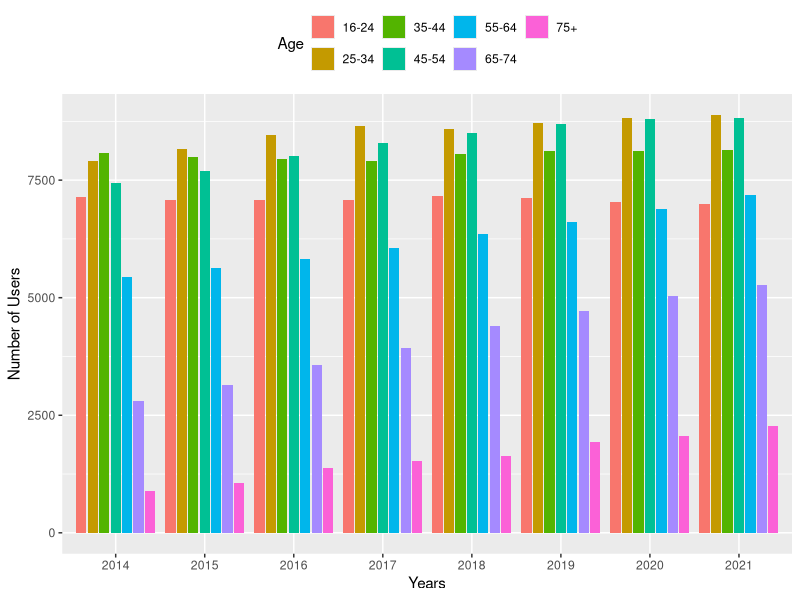
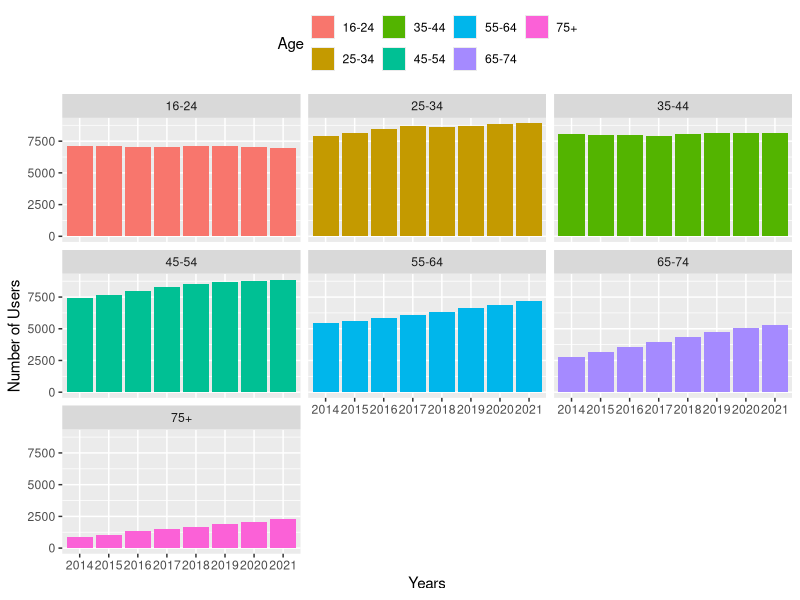
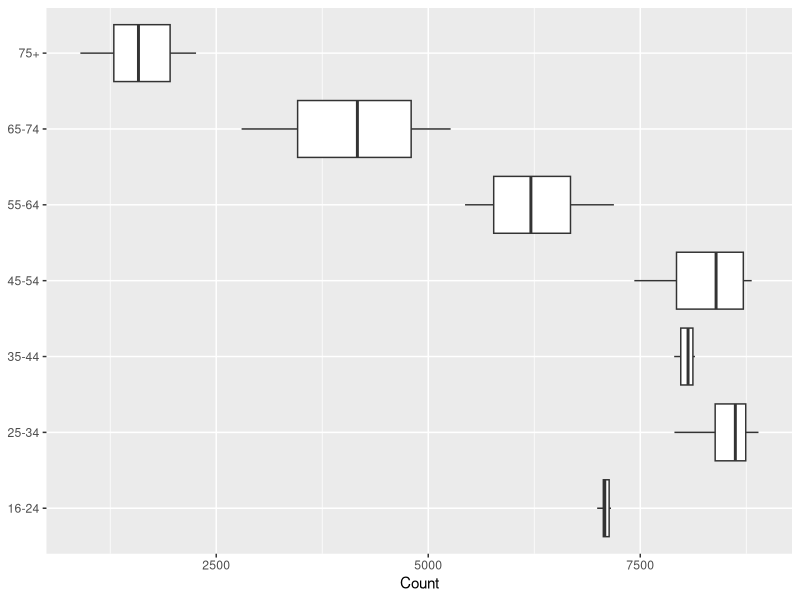
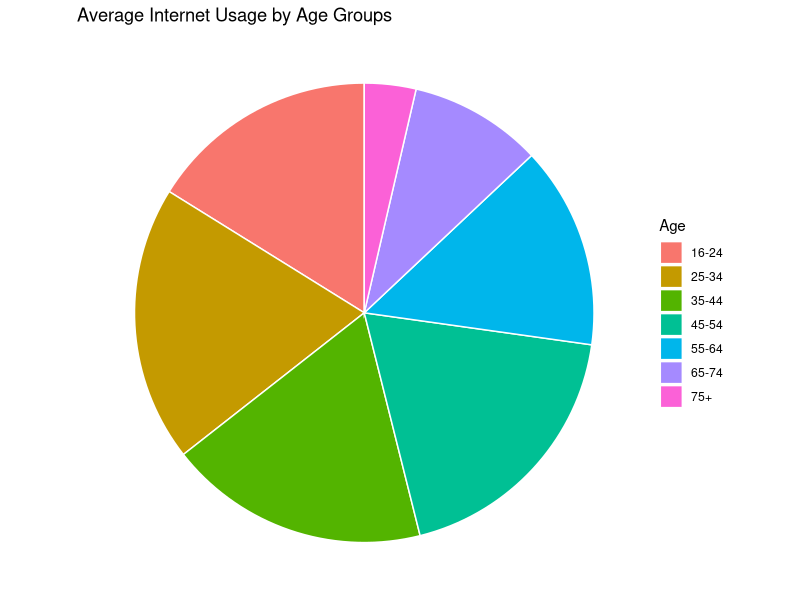
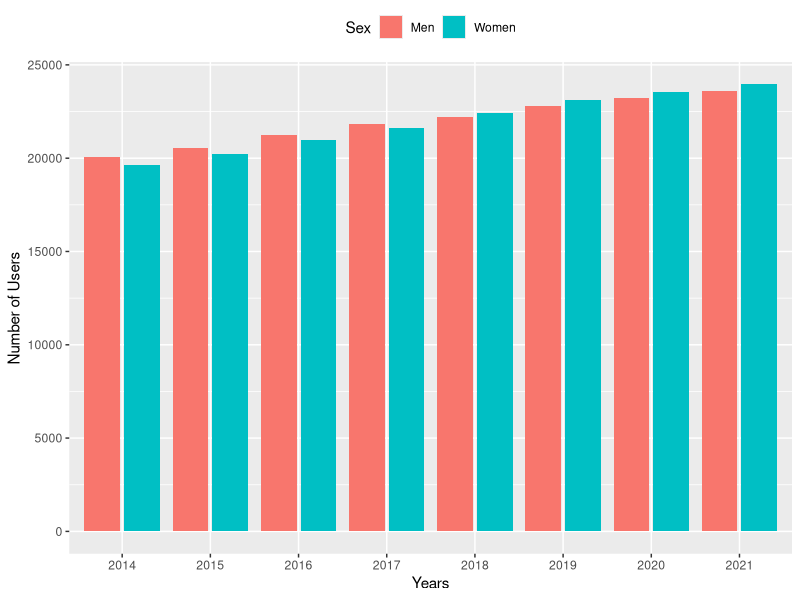
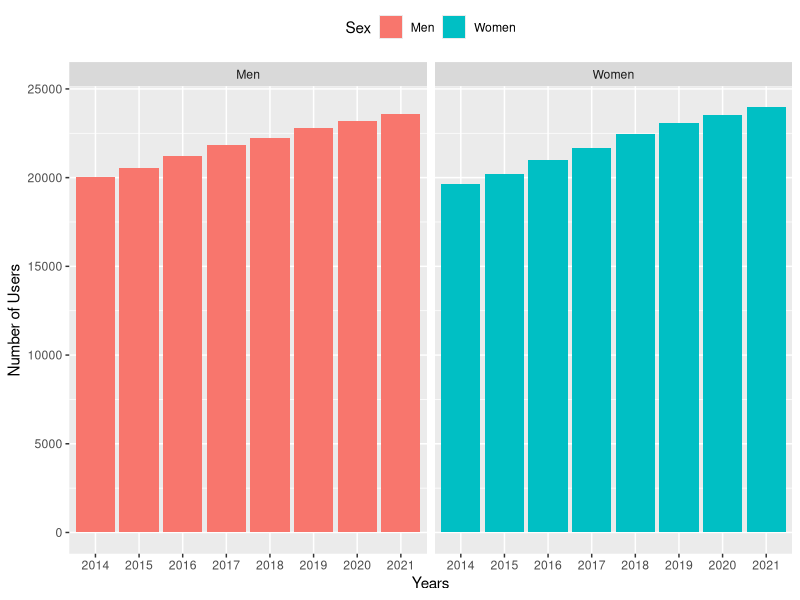
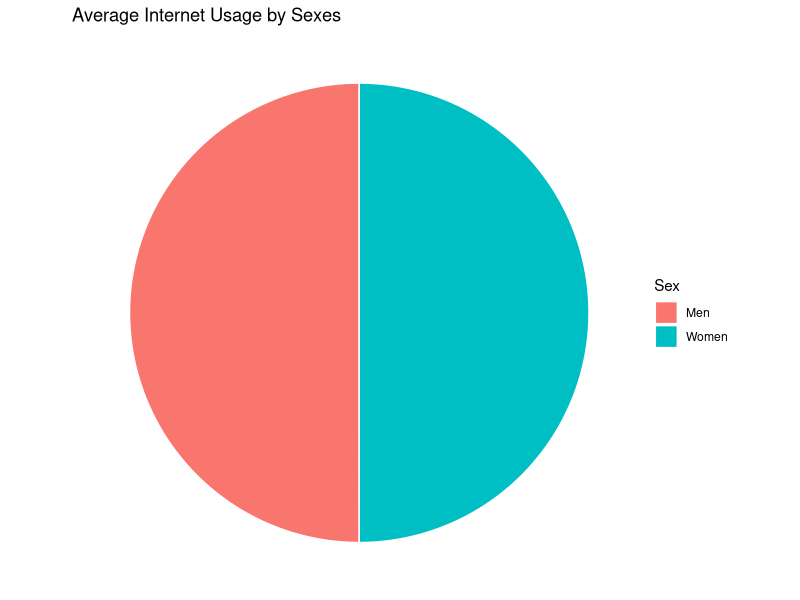
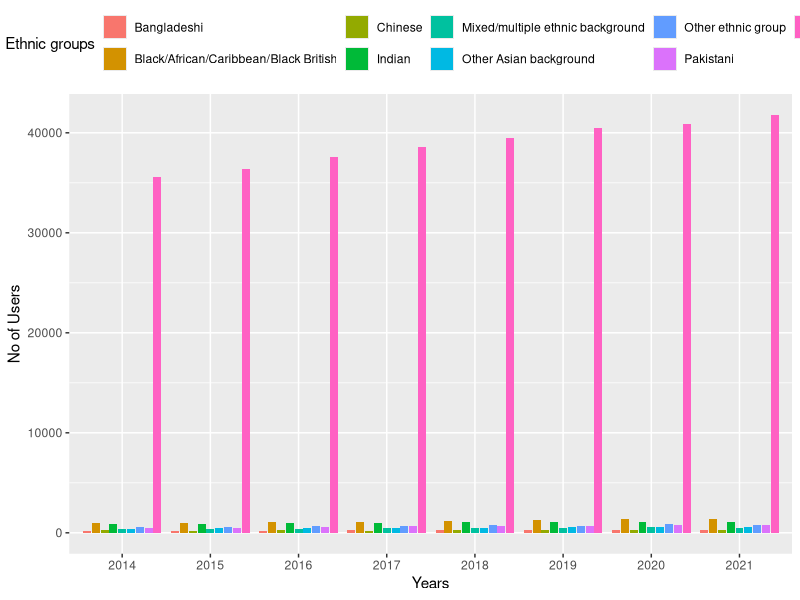

These charts were generated, in order, by the following R code:
## ---- chunk 1
knitr::opts_chunk$set(include = TRUE, echo = TRUE)
options(dplyr.summarise.inform = FALSE)
## ---- chunk 2
library(tidyverse)
library(dplyr)
library(readxl)
library(repr)
library(gridExtra)
## ---- chunk 3
age_data<- read_excel("Project data.xlsx", 
    sheet = "1", col_names = c("Age","2014","2015","2016","2017","2018","2019","2020","2021"), col_types = c("text", 
        "skip", "numeric", "numeric", "numeric", 
        "numeric", "numeric", "numeric", 
        "numeric", "numeric"), skip = 7, 
    n_max = 8)
age_data = age_data[-1,]

sex_data<- read_excel("Project data.xlsx", 
    sheet = "1", col_names = c("Sex","2014","2015","2016","2017","2018","2019","2020","2021"), col_types = c("text", 
        "skip", "numeric", "numeric", "numeric", 
        "numeric", "numeric", "numeric", 
        "numeric", "numeric"), skip = 15, 
    n_max = 4)
sex_data = sex_data[-1,]

ethnic_data <- read_excel("Project data.xlsx", 
    sheet = "4", col_names = c("Ethnicity","2014","2015","2016","2017","2018","2019","2020","2021"), col_types = c("text", 
        "skip", "numeric", "numeric", "numeric", 
        "numeric", "numeric", "numeric", 
        "numeric", "numeric"), skip = 5)

eco_data <- read_excel("Project data.xlsx", 
    sheet = "5", col_names = c("Activity","2014","2015","2016","2017","2018","2019","2020","2021"), col_types = c("text", 
        "skip", "numeric", "numeric", "numeric", 
        "numeric", "numeric", "numeric", 
        "numeric", "numeric"), skip = 4, 
    n_max = 9)
## ---- chunk 4
disability_data <- read_excel("Project data.xlsx", 
    sheet = "3", col_names = c("AgeGroup","Disability","2017","2018","2019","2020","2021"), col_types = c("text", 
        "text", "skip", "numeric", "numeric", 
        "numeric", "numeric", "numeric"), 
    skip = 6, n_max = 16)
## ---- chunk 5
age_sex <- read_excel("Project data.xlsx", 
    sheet = "2", col_names = c("AgeGroup","Sex","2014","2015","2016","2017","2018","2019","2020","2021"), skip = 5)

## ---- chunk 6
age_groups <- as.vector(age_data[,1])
sex<- as.vector(sex_data[,1])
#Data_byage <- Data_byage %>% remove_rownames %>% column_to_rownames(var="Age")
#Data_bysex <- Data_bysex %>% remove_rownames %>% column_to_rownames(var="Sex")
#by_ethnicity <- by_ethnicity %>% remove_rownames %>% column_to_rownames(var="Ethnicity")
#eco_activity <- eco_activity %>% remove_rownames %>% column_to_rownames(var="Activity")
## ---- chunk 7
age_data %>% summary(Age)

age_pivot <- age_data %>% pivot_longer(-Age,names_to = "Years", values_to = "Count")
age_pivot %>% summary()
## ---- chunk 8
p <- ggplot(age_pivot,aes(x=Years,y = Count,fill= Age)) + geom_col(position = "dodge2") + labs(x="Years", y= "Number of Users", fill = "Age")+
  theme(legend.position = "top")
ggsave("age_data.png", p, width = 15, height = 10)
p
## ---- chunk 9
p <- ggplot(age_pivot,aes(x=Years,y = Count,fill= Age)) + geom_col(position = "dodge2") + labs(x="Years", y= "Number of Users", fill = "Age")+ facet_wrap(~Age) +
  theme(legend.position = "top")
ggsave("age_data_grouped.png", p, width = 15, height = 10)
p
## ---- chunk 10
p1 <- ggplot(age_pivot,aes(x = Age, y = Count)) + geom_boxplot() + labs(x=NULL) + coord_flip()+theme(legend.position = "top")
ggsave("age_boxplot.png", p1, width = 15, height = 10)
p1
## ---- chunk 11
age_data %>% select(`2014`,`2015`,`2016`,`2017`,`2018`,`2019`,`2020`,`2021`) %>% rowSums()

years <- c("2014","2015","2016","2017","2018","2019","2020","2021")
age_mean <- age_data %>% mutate(mean_users = rowMeans(.[, years]))

#df1 <- pivotted %>% group_by(Age) %>% mutate(mean_users = mean(Count))
age_mean <- age_mean %>% select(Age,mean_users)
## ---- chunk 12
pie <- ggplot(age_mean, aes(x="", y=mean_users, fill=Age)) +
  geom_bar(stat="identity", width=1, color="white") + labs(title = "Average Internet Usage by Age Groups") +
  coord_polar("y", start=0) + theme_void()
ggsave("age_pie.png", pie, width = 15, height = 10)
pie
## ---- chunk 13
#t.test(data = df1, mean_users ~ Age)
age_aov <- aov(Count ~ Age, data = age_pivot)
summary(age_aov)
## ---- chunk 14
age_groups
age_data1 <- age_data %>% filter(Age == "16-24") %>% pivot_longer(-Age, names_to = "Years", values_to = "Users")
age_data2 <- age_data %>% filter(Age == "25-34") %>% pivot_longer(-Age, names_to = "Years", values_to = "Users")
age_data3 <- age_data %>% filter(Age == "35-44") %>% pivot_longer(-Age, names_to = "Years", values_to = "Users")
age_data4 <- age_data %>% filter(Age == "45-54") %>% pivot_longer(-Age, names_to = "Years", values_to = "Users")
age_data5 <- age_data %>% filter(Age == "55-64") %>% pivot_longer(-Age, names_to = "Years", values_to = "Users")
age_data6 <- age_data %>% filter(Age == "65-74") %>% pivot_longer(-Age, names_to = "Years", values_to = "Users")
age_data7 <- age_data %>% filter(Age == "75+") %>% pivot_longer(-Age, names_to = "Years", values_to = "Users")

age_data1
age_data2
## ---- chunk 15
age_data1_lm <- lm(Years ~ Users, data=age_data1)
summary(age_data1_lm)

## ---- chunk 16
#var(age_data1$)
## ---- chunk 17
age_data2_lm <- lm(Years ~ Users, data=age_data2)
summary(age_data2_lm)
## ---- chunk 18
age_data3_lm <- lm(Years ~ Users, data=age_data3)
summary(age_data3_lm)
## ---- chunk 19
age_data4_lm <- lm(Years ~ Users, data=age_data4)
summary(age_data4_lm)
## ---- chunk 20
age_data5_lm <- lm(Years ~ Users, data=age_data5)
summary(age_data5_lm)
## ---- chunk 21
age_data6_lm <- lm(Years ~ Users, data=age_data6)
summary(age_data6_lm)
## ---- chunk 22
age_data7_lm <- lm(Years ~ Users, data=age_data7)
summary(age_data7_lm)
## ---- chunk 23
age_lm <- lm(formula = Count ~ Age, data = age_pivot)
summary(age_lm)
## ---- chunk 24
sex_pivot <- sex_data %>% pivot_longer(-Sex, names_to = "Years", values_to = "no_of_users")
sex_pivot
## ---- chunk 25
p <- ggplot(sex_pivot,aes(x=Years, y = no_of_users,fill = Sex)) + geom_col(position = "dodge2") + labs(x="Years", y= "Number of Users", fill = "Sex")+
  theme(legend.position = "top")
ggsave("sex_data.png", p, width = 15, height = 10)
p
## ---- chunk 26
p <- ggplot(sex_pivot,aes(x=Years, y = no_of_users,fill = Sex)) + geom_col(position = "dodge2") + labs(x="Years", y= "Number of Users", fill = "Sex")+ facet_wrap(~Sex) +
  theme(legend.position = "top")
ggsave("sex_data_grouped.png", p, width = 15, height = 10)
p
## ---- chunk 27
sex_groups <- c("Male","Female")
sex_mean <- sex_data %>% mutate(mean_users = rowMeans(.[, years]))
sex_mean <- sex_mean %>% select(Sex, mean_users)
#df2 <- df2 %>% select(Sex,m)
## ---- chunk 28
pie <- ggplot(sex_mean, aes(x="", y=mean_users, fill=Sex)) +
  geom_bar(stat="identity", width=1, color="white") + labs(title = "Average Internet Usage by Sexes") +
  coord_polar("y", start=0) + theme_void()
ggsave("sex_pie.png",pie, width = 15, height = 10)
pie
## ---- chunk 29
t.test(data = sex_pivot, no_of_users ~ Sex)

## ---- chunk 30
sex_anova <- aov(no_of_users ~ Sex, data = sex_pivot)
summary(sex_anova)
## ---- chunk 31
ethnic_pivot <- ethnic_data %>% pivot_longer(-Ethnicity,names_to = "Years", values_to = "Users")
ethnic_pivot
## ---- chunk 32
options(repr.plot.width = 20, repr.plot.height = 12)
e <- ggplot(ethnic_pivot,aes(x=Years, y = Users, fill =Ethnicity)) + geom_col(position = "dodge2") + labs(x="Years", y = "No of Users", fill = "Ethnic groups") + theme(legend.position = "top")
#options(repr.e.width=10,repr.e.height=8)
ggsave("ethnic_data.png", e, width = 15, height = 10)
e
## ---- chunk 33
ethnic_mean <- ethnic_data %>% mutate(mean_users = rowMeans(.[, years]))
ethnic_mean <- ethnic_mean %>% select(Ethnicity, mean_users)
## ---- chunk 34
pie <- ggplot(ethnic_mean, aes(x="", y=mean_users, fill=Ethnicity)) +
  geom_bar(stat="identity", width=1, color="white") + labs(title = "Average Internet Usage by Ethnicity") +
  coord_polar("y", start=0) + theme_void()
ggsave("ethnic_pie.png",pie, width = 15, height = 10)
pie
## ---- chunk 35
ethnic_other <- ethnic_pivot %>% filter(!Ethnicity=="White")
ethnic_other_mean <- ethnic_mean %>% filter(!Ethnicity=="White")
## ---- chunk 36
e <- ggplot(ethnic_other,aes(x=Years, y = Users, fill =Ethnicity)) + geom_col(position = "dodge2") + labs(x="Years", y = "No of Users", fill = "Ethnic groups") + theme(legend.position = "top")
ggsave("ethnic_other.png", e, width = 15, height = 10)
e
## ---- chunk 37
pie <- ggplot(ethnic_other_mean, aes(x="", y=mean_users, fill=Ethnicity)) +
  geom_bar(stat="identity", width=1, color="white") + labs(title = "Average Internet Usage by Ethnicity") +
  coord_polar("y", start=0) + theme_void()
ggsave("ethnic_other_pie.png", pie, width = 15, height = 10)
pie
## ---- chunk 38
ethnic_aov <- aov(Users ~ Ethnicity, data = ethnic_other)
summary(ethnic_aov)
## ---- chunk 39
ethnic_white <- ethnic_data %>% filter(Ethnicity == "White") %>% pivot_longer(-Ethnicity, names_to = "Years", values_to = "Users")
ethnic_white_lm <- lm(Years ~ Users, data = ethnic_white)
summary(ethnic_white_lm)
## ---- chunk 40
ethnic_lm <- lm(formula = Users ~ Ethnicity, data = ethnic_pivot)
summary(ethnic_lm)
## ---- chunk 41
eco_pivot <- eco_data %>% pivot_longer(-Activity, names_to = "Years", values_to = "Users")
#eco_pivot

eco_mean <- eco_data %>% mutate(mean_users = rowMeans(.[, years]))
eco_mean <- eco_mean %>% select(Activity,mean_users)
eco_mean
## ---- chunk 42
eco <- ggplot(eco_pivot,aes(x=Years, y = Users, fill = Activity)) + geom_col(position = "dodge2") + labs(x="Years", y = "No of Users", fill = "Economic Activity") + theme(legend.position = "top")
ggsave("eco_data.png", eco, width = 15, height = 10)
eco
## ---- chunk 43
eco_other <- eco_pivot %>% filter(!Activity=="Employee")
eco_other_mean <- eco_mean %>% filter(!Activity=="Employee")
## ---- chunk 44
pie <- ggplot(eco_other_mean, aes(x="", y=mean_users, fill=Activity)) +
  geom_bar(stat="identity", width=1, color="white") + labs(title = "Average Internet Usage by Ethnicity") +
  coord_polar("y", start=0) + theme_void()
ggsave("ethnic_other_pie.png", pie, width = 15, height = 10)
pie
## ---- chunk 45
eco <- ggplot(eco_other,aes(x=Years, y = Users, fill = Activity)) + geom_col(position = "dodge2") + labs(x="Years", y = "No of Users", fill = "Economic Activity") + theme(legend.position = "top")
ggsave("eco_other.png", eco, width = 15, height = 10)
eco
## ---- chunk 46
eco_aov <- aov(Users ~ Activity, data = eco_other)
summary(eco_aov)
## ---- chunk 47
eco_emp <- eco_data %>% filter(Activity == "Employee") %>% pivot_longer(-Activity, names_to = "Years", values_to = "Users")
eco_emp_lm <- lm(Years ~ Users, data = eco_emp)
summary(eco_emp_lm)
## ---- chunk 48
layout(matrix(c(1,1,2,3),2,2,byrow=T))
#Spend x Residuals Plot
plot(eco_emp_lm$resid~eco_emp$Users[order(eco_emp$Users)],
 main="Spend x Residuals\nfor Simple Regression",
 xlab="Marketing Spend", ylab="Residuals")
abline(h=0,lty=2)
#Histogram of Residuals
hist(eco_emp_lm$resid, main="Histogram of Residuals",
 ylab="Residuals")
#Q-Q Plot
qqnorm(eco_emp_lm$resid)
qqline(eco_emp_lm$resid)
## ---- chunk 49
eco_2 <- eco_data %>% filter(Activity == "Self-employed") %>% pivot_longer(-Activity, names_to = "Years", values_to = "Users")
eco_2_lm <- lm(Years ~ Users, data = eco_2)
summary(eco_2_lm)
## ---- chunk 50
eco_3 <- eco_data %>% filter(Activity == "Retired") %>% pivot_longer(-Activity, names_to = "Years", values_to = "Users")
eco_3_lm <- lm(Years ~ Users, data = eco_3)
summary(eco_3_lm)
## ---- chunk 51
eco_4 <- eco_data %>% filter(Activity == "Student") %>% pivot_longer(-Activity, names_to = "Years", values_to = "Users")
eco_4_lm <- lm(Years ~ Users, data = eco_4)
summary(eco_4_lm)
## ---- chunk 52
eco_5 <- eco_data %>% filter(Activity == "Inactive") %>% pivot_longer(-Activity, names_to = "Years", values_to = "Users")
eco_5_lm <- lm(Years ~ Users, data = eco_5)
summary(eco_5_lm)
## ---- chunk 53
all_disability <- disability_data[1:2,] %>% select(!AgeGroup)
all_disability

disability_age <- tail(disability_data,-2)
disability_age
## ---- chunk 54
all_dis_pivot <- all_disability %>% pivot_longer(-Disability,names_to = "Years", values_to = "Users")
all_dis_pivot
## ---- chunk 55
disability <- as.vector(all_dis_pivot$Disability)

p<- ggplot(all_dis_pivot,aes(x=Years,y=Users,fill=disability)) + geom_col(position = "dodge2") + labs(x="Years", y = "No of Users", fill = "Disability Category") + theme(legend.position = "top")
ggsave("dis_all.png", p, width = 15, height = 10)
p
## ---- chunk 56
dis_pivot <- disability_age %>% filter(Disability=="Equality Act Disabled") %>% select(!Disability) %>% pivot_longer(-AgeGroup, names_to= "Years", values_to = "Users")
dis_pivot

dis_non_pivot <- disability_age %>% filter(Disability == "Not Equality Act Disabled") %>% select(!Disability) %>%
  pivot_longer(-AgeGroup, names_to = "Years", values_to = "Users")
dis_non_pivot
## ---- chunk 57
yes<- ggplot(dis_pivot,aes(x=Years,y=Users,fill=AgeGroup)) +geom_col(position="dodge2") + labs(title="Disabled Users",x="Years", y = "No of Users", fill = "Age Group") + theme(legend.position = "top")
no <- ggplot(dis_non_pivot,aes(x=Years,y=Users,fill=AgeGroup)) +geom_col(position="dodge2") + labs(title = "Non Disabled Users",x="Years", y = "No of Users", fill = "Age Group") + theme(legend.position = "top")

yes
no
## ---- chunk 58
years2 <- c("2017","2018","2019","2020","2021")
dis_mean <- disability_age %>% filter(Disability=="Equality Act Disabled") %>% 
  select(!Disability) %>% mutate(mean_users = rowMeans(.[, years2]))
dis_mean <- dis_mean %>% select(AgeGroup,mean_users)
dis_mean


dis_non_mean <- disability_age %>% filter(Disability == "Not Equality Act Disabled") %>% 
  select(!Disability) %>% mutate(mean_users = rowMeans(.[,years2]))
dis_non_mean <- dis_non_mean %>% select(AgeGroup, mean_users)
dis_non_mean

dis_both_mean <- disability_age %>% mutate(mean_users = rowMeans(.[,years2])) %>% select(AgeGroup,Disability,mean_users)
dis_both_mean
## ---- chunk 59
pie1 <- ggplot(dis_mean, aes(x="", y=mean_users, fill=AgeGroup)) +
  geom_bar(stat="identity", width=1, color="white") + labs(title = "Average Disabled Users by Age Group") +
  coord_polar("y", start=0) + theme_void()
ggsave("dis_mean_pie.png", pie1, width = 15, height = 10)
pie1


pie2 <- ggplot(dis_non_mean, aes(x="", y=mean_users, fill=AgeGroup)) +
  geom_bar(stat="identity", width=1, color="white") + labs(title = "Average non Disabled Users by Age Group") +
  coord_polar("y", start=0) + theme_void()
ggsave("dis_non_mean_pie.png", pie2, width = 15, height = 10)
pie2
## ---- chunk 60
dis_pivot <- gather(disability_age, "Years", "Users", 3:7 )
dis <- ggplot(dis_pivot,aes(x=Users, y = AgeGroup, fill=Disability)) + geom_boxplot() + 
  labs(x=NULL) + theme(legend.position = "top")
ggsave("dis_box.png", dis, width = 15, height = 10)
dis
## ---- chunk 61
t.test(data = all_dis_pivot, Users ~ Disability)

#dis_t <- t.test(Users ~ Disability, data = dis_pivot)
#summary(dis_t)

dis_lm <- lm(formula = Users ~ Years + Disability, data = all_dis_pivot)
summary(dis_lm)
## ---- chunk 62
png("age_data.png", height=50 * nrow(age_data), width=50 * ncol(age_data), bg="white")
p<-tableGrob(age_data)
grid.arrange(p)
dev.off()

png("sex_data.png", height=50 * nrow(age_data), width=50 * ncol(age_data), bg="white")
p<-tableGrob(sex_data)
grid.arrange(p)
dev.off()

png("age_sex.png", height=55 * nrow(age_data), width=80 * ncol(age_data), bg="white")
p<-tableGrob(age_sex)
grid.arrange(p)
dev.off()

png("eco_data.png", height=55 * nrow(age_data), width=80 * ncol(age_data), bg="white")
p<-tableGrob(eco_data)
grid.arrange(p)
dev.off()

png("ethnic_data.png", height=60 * nrow(age_data), width=80 * ncol(age_data), bg="white")
p<-tableGrob(ethnic_data)
grid.arrange(p)
dev.off()

png("disability_data.png", height=55 * nrow(age_data), width=80 * ncol(age_data), bg="white")
p<-tableGrob(disability_age)
grid.arrange(p)
dev.off()

png("age_pivot.png", height=55 * nrow(age_pivot), width=80 * ncol(age_pivot), bg="white")
p<-tableGrob(age_pivot)
grid.arrange(p)
dev.off()

## ---- chunk 63
all_sex <- age_sex[1:2,] %>% select(!AgeGroup)
all_sex
all_sex_pivot <- all_sex %>% pivot_longer(-Sex,names_to = "Years", values_to = "Users")
all_sex_pivot
agesex_data <- tail(age_sex,-2)
agesex_data
## ---- chunk 64
agesex_pivot <- gather(agesex_data, "Years", "Users", 3:10)
agesex_pivot

## ---- chunk 65
agesex_male <- agesex_data %>% filter(Sex=="Men") %>% select(!Sex) %>% pivot_longer(-AgeGroup, names_to= "Years", values_to = "Users")
agesex_male

agesex_female <- agesex_data %>% filter(Sex == "Women") %>% select(!Sex) %>%
  pivot_longer(-AgeGroup, names_to = "Years", values_to = "Users")
agesex_female
## ---- chunk 66
men<- ggplot(agesex_male,aes(x=Years,y=Users,fill=AgeGroup)) +geom_col(position="dodge2") + labs(title="Male Users",x="Years", y = "No of Users", fill = "Age Group") + theme(legend.position = "top")
women<- ggplot(agesex_female,aes(x=Years,y=Users,fill=AgeGroup)) +geom_col(position="dodge2") + labs(title = "Female Users",x="Years", y = "No of Users", fill = "Age Group") + theme(legend.position = "top")
ggsave("men_pie.png", men, width = 15, height = 10)
ggsave("women_pie.png", women, width = 15, height = 10)
men
women
## ---- chunk 67
box <- ggplot(agesex_pivot,aes(x=Users, y = AgeGroup, fill=Sex)) + geom_boxplot() + 
  labs(x=NULL) + theme(legend.position = "top")
ggsave("agesex_box.png", box, width = 15, height = 10)
box
## ---- chunk 68
both <- ggplot(agesex_pivot,aes(x=Years,y=Users,fill=Sex)) +geom_col(position="dodge2") + labs(title="Both Users",x="Years", y = "No of Users", fill = "Age Group") + theme(legend.position = "top") + facet_wrap(~AgeGroup)
ggsave("both_bar.png", both, width = 15, height = 10)
both
## ---- chunk 69
t.test(data = all_sex_pivot, Users ~ Sex)

#dis_t <- t.test(Users ~ Disability, data = dis_pivot)
#summary(dis_t)

ags_lm <- lm(formula = Users ~ Years + Sex, data = all_sex_pivot)
summary(ags_lm)

## ---- chunk 70
ags_lm_age <- lm(formula = Users ~ AgeGroup + Sex, data = agesex_pivot)
summary(ags_lm_age)

## ---- chunk 71
ags_aov <- aov(Users ~ AgeGroup + Sex, data = agesex_pivot)
summary(ags_aov)


